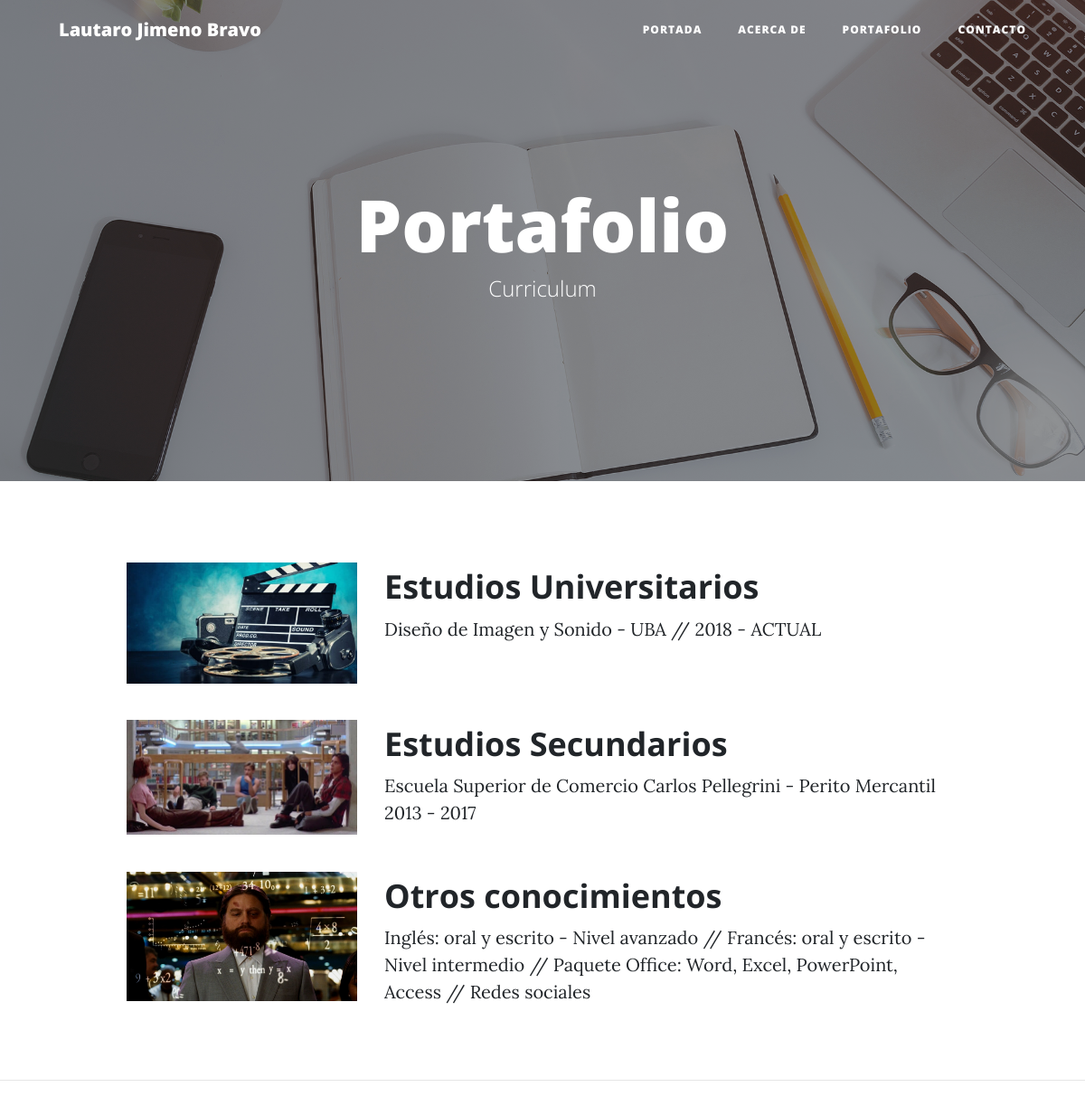
The page /portafolio/ on the database its author committed.
### portafolio/models.py (models this page shows, shortened)
class Project(models.Model):
    title = models.CharField(max_length=200, verbose_name = "Título")
    description = models.TextField(verbose_name = "Descripción")
    image = models.ImageField(upload_to="projects", verbose_name = "Imagen")
    link = models.URLField(null=True, blank=True, verbose_name="Dirección Web")
    created = models.DateTimeField(auto_now_add=True, verbose_name = "Fecha de creación")
    updated = models.DateTimeField(auto_now=True, verbose_name = "Fecha de edición")
    class Meta:
        verbose_name = "proyecto"
        verbose_name_plural = "proyectos"
        ordering = ["-created"]

### portafolio/views.py (the view)
# urls.py: path('portafolio/', portafolio_views.portafolio, name="portafolio"),
def portafolio(request):
    projects = Project.objects.all()
    return render(request, "portafolio/portafolio.html",
        {'projects':projects})

### portafolio/templates/portafolio/portafolio.html (shortened to what this page needs)
{% extends 'core/base.html' %}
{% load static %}
{% block background %}{% static 'core/img/portafolio.jpg' %}{% endblock %}
{% block headers %}
    <h1>Portafolio</h1>
    <span class="subheading">Curriculum</span>
{% endblock %}
{% block content %}
    {% for project in projects %}
        <div class="row project">
            <div class="col-lg-3 col-md-4 offset-lg-1">
                <img class="img-fluid" src="{{project.image.url}}" alt="">
            </div>
            <div class="col-lg-7 col-md-8">
                <h2 class="section-heading title">{{project.title}}</h2>
                <p>{{project.description}}</p>
            </div>
        </div>
    {% endfor %}
{% endblock %}

### core/templates/core/base.html (shortened to what this page needs)
<!DOCTYPE html>
<html lang="es">
    <head>
        {% load static %}
        <link href="{% static 'core/vendor/bootstrap/css/bootstrap.min.css' %}" rel="stylesheet">
        <link href="{% static 'core/vendor/font-awesome/css/font-awesome.min.css' %}" rel="stylesheet" type="text/css">
        <link href="{% static 'core/css/clean-blog.min.css' %}" rel="stylesheet">
    </head>
    <body>
        <nav class="navbar navbar-expand-lg navbar-light fixed-top" id="mainNav">
            <div class="container">
            <a class="navbar-brand" href="{% url 'home' %}">Lautaro Jimeno Bravo</a>
            <div class="collapse navbar-collapse" id="navbarResponsive">
                <ul class="navbar-nav ml-auto">
                <li class="nav-item">
                    <a class="nav-link" href="{% url 'home' %}">Portada</a>
                </li>
                <li class="nav-item">
                    <a class="nav-link" href="{% url 'about' %}">Acerca de</a>
                </li>
                <li class="nav-item">
                    <a class="nav-link" href="{% url 'portafolio' %}">Portafolio</a>
                </li>
                <li class="nav-item">
                    <a class="nav-link" href="{% url 'contacto' %}">Contacto</a>
                </li>
                </ul>
            </div>
            </div>
        </nav>
    <header class="masthead" style="background-image: url('{% block background %}{% endblock %}')">
        <div class="overlay"></div>
        <div class="container">
            <div class="row">
                <div class="col-lg-8 col-md-10 mx-auto">
                    <div class="site-heading">
                        {% block headers %}{% endblock %}
                    </div>
                </div>
            </div>
        </div>
    </header>
    <div class="container">
        {% block content %}{% endblock %}
    </div>
    {% if request.path != "/" %}<hr>{% endif %}
    </body>
</html>

### rows shown on the page
Project: image (picture), title "Estudios Universitarios", description "Diseño de Imagen y Sonido - UBA // 2018 - ACTUAL"
Project: image (picture), title "Estudios Secundarios", description "Escuela Superior de Comercio Carlos Pellegrini - Perito Mercantil 2013 - 2017"
Project: image (picture), title "Otros conocimientos", description "Inglés: oral y escrito - Nivel avanzado // Francés: oral y escrito - Nivel intermedio // Paquete Office: Word, Excel, PowerPoint, Access // Redes sociales"
